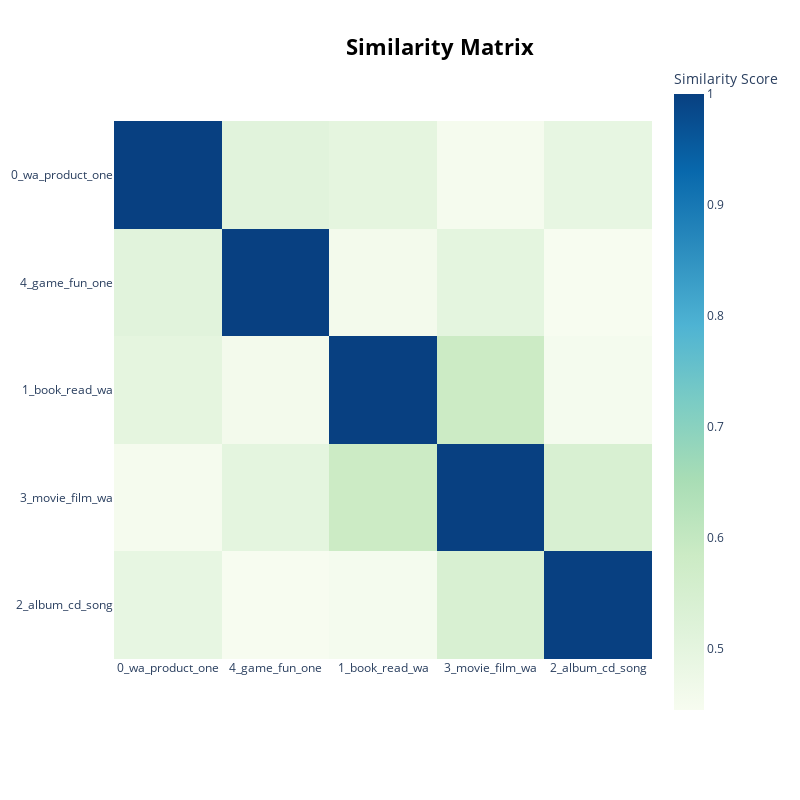

Here is the notebook cell this chart was saved with:
### Code cell
# Visualize similarity heatmap 
fig_heatmap = topic_model.visualize_heatmap(n_clusters=4)
fig_heatmap.show()

### Figure 1 — Plotly figure (JSON) as saved in the notebook; plotly's stock layout.template omitted (floating-point values rounded to 4 significant figures)
{"data": [{"coloraxis": "coloraxis", "hovertemplate": "x: %{x}<br>y: %{y}<br>Similarity Score: %{z}<extra></extra>", "name": "0", "type": "heatmap", "x": ["0_wa_product_one", "4_game_fun_one", "1_book_read_wa", "3_movie_film_wa", "2_album_cd_song"], "xaxis": "x", "y": ["0_wa_product_one", "4_game_fun_one", "1_book_read_wa", "3_movie_film_wa", "2_album_cd_song"], "yaxis": "y", "z": [[1, 0.511, 0.5004, 0.4509, 0.4924], [0.511, 1.0, 0.4568, 0.5019, 0.4451], [0.5004, 0.4568, 1.0, 0.5829, 0.4527], [0.4509, 0.5019, 0.5829, 1.0, 0.5414], [0.4924, 0.4451, 0.4527, 0.5414, 1.0]]}], "layout": {"coloraxis": {"colorbar": {"title": {"text": "Similarity Score"}}, "colorscale": [[0, "rgb(247,252,240)"], [0.125, "rgb(224,243,219)"], [0.25, "rgb(204,235,197)"], [0.375, "rgb(168,221,181)"], [0.5, "rgb(123,204,196)"], [0.625, "rgb(78,179,211)"], [0.75, "rgb(43,140,190)"], [0.875, "rgb(8,104,172)"], [1, "rgb(8,64,129)"]]}, "height": 800, "hoverlabel": {"bgcolor": "white", "font": {"family": "Rockwell", "size": 16}}, "legend": {"title": {"text": "Trend"}}, "margin": {"t": 60}, "showlegend": true, "title": {"font": {"color": "Black", "size": 22}, "text": "<b>Similarity Matrix</b>", "x": 0.55, "xanchor": "center", "y": 0.95, "yanchor": "top"}, "width": 800, "xaxis": {"anchor": "y", "constrain": "domain", "domain": [0, 1], "scaleanchor": "y"}, "yaxis": {"anchor": "x", "autorange": "reversed", "constrain": "domain", "domain": [0, 1]}}}
